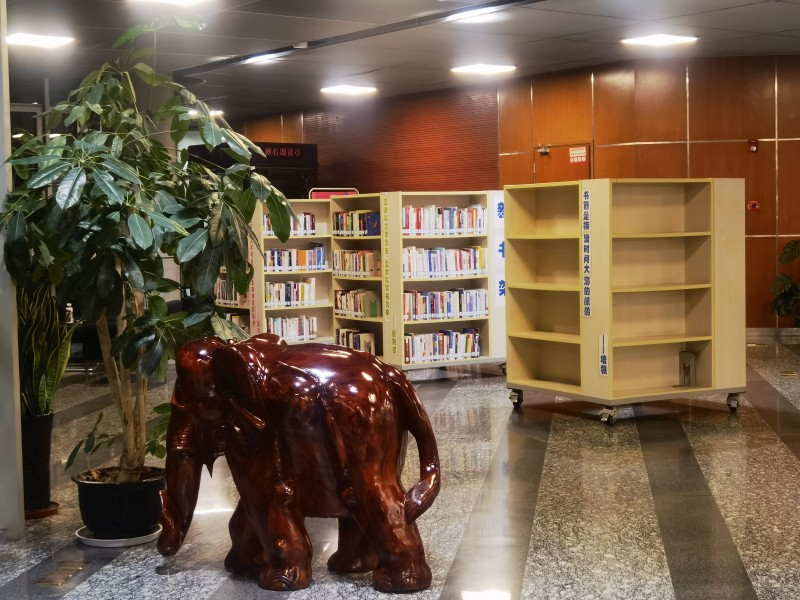
#> input picture 计算机视觉/Homework/Homework1/Programming5/image/l.jpg, 800 x 600 px
$ python main.py
#> lines starting #> are read from the running program, lines starting #| are printed output that depends on the picture
import random
import numpy as np
import matplotlib.pyplot as plt
import cv2
from tqdm import tqdm

def homogeneousLinearSquares(A):
    U,S,V=np.linalg.svd(A.T@A,full_matrices=False)
    ans=V[-1].T
    ans=ans/ans[0]
    return ans


def RANSAC(mpl,mpr,k,t,d,n=4):

    #compute H@mpr=mpl
    bestFit=None
    bestErr=0x7fffffffff

    for i in tqdm(range(k)):

        indices = random.sample(range(len(mpl)), n)

        A=np.zeros((8,9))

        for j in range(n):

            index=indices[j]
            # print(mpl[index])
            # print(mpr[index])
            # input('enter')
            row_num=j*2

            A[ row_num][0]=mpr[index][0]
            A[ row_num][1]=mpr[index][1]
            A[ row_num][2]=1
            A[row_num][6]=-mpr[index][0]*mpl[index][0]
            A[row_num][7]=-mpr[index][1]*mpl[index][0]
            A[row_num][8]=-mpl[index][0]

            A[row_num+1][3]=mpr[index][0]
            A[row_num+1][4]=mpr[index][1]
            A[row_num+1][5]=1
            A[row_num+1][6]=-mpr[index][0]*mpl[index][1]
            A[row_num+1][7]=-mpr[index][1]*mpl[index][1]
            A[row_num+1][8]=-mpl[index][1]
        #print("A",A)
        model=homogeneousLinearSquares(A)
        #print(model)
        H=np.zeros((3,3))
        for _ in range(model.shape[0]):
            H[int(_/3)][_%3]=model[_]
        #print("H",H)

        alsoInliers=[]
        #input("enter")
        for j in range(len(mpl)):

            l_point=mpl[j]
            r_point=mpr[j]
            c_applied_r_point=H@np.array([[r_point[0]],[r_point[1]],[1]])
            applied_r_point=np.array([c_applied_r_point[0]/c_applied_r_point[2],
                                      c_applied_r_point[1]/c_applied_r_point[2]])
            distance=(l_point[0]-applied_r_point[0])**2+(l_point[1]-applied_r_point[1])**2
            # [8 lines of commented-out code are left out]
            if distance<t:
                alsoInliers.append(j)

        inlierNum=len(alsoInliers)
        #print(inlierNum)
        #input('enter')
        if inlierNum>=d:
           # print("yes")
            A=np.zeros((2*inlierNum,9))
            for _ in range(inlierNum):
                index=alsoInliers[_]
                row_num=_*2
                A[row_num][0]=mpr[index][0]
                A[row_num][1]=mpr[index][1]
                A[row_num][2]=1
                A[row_num][6]=-mpr[index][0]*mpl[index][0]
                A[row_num][7]=-mpr[index][1]*mpl[index][0]
                A[row_num][8]=-mpl[index][0]

                A[row_num+1][3]=mpr[index][0]
                A[row_num+1][4]=mpr[index][1]
                A[row_num+1][5]=1
                A[row_num+1][6]=-mpr[index][0]*mpl[index][1]
                A[row_num+1][7]=-mpr[index][1]*mpl[index][1]
                A[row_num+1][8]=-mpl[index][1]

            betterModel= homogeneousLinearSquares(A)
            betterH=np.zeros((3,3))
            for _ in range(model.shape[0]):
                betterH[int(_/3)][_%3]=betterModel[_]
            thisErr=0.0
            for j in range(len(mpl)):
                l_point=mpl[j]
                r_point=mpr[j]

                c_applied_r_point=H@np.array([[r_point[0]],[r_point[1]],[1]])
                applied_r_point=np.array([c_applied_r_point[0]/c_applied_r_point[2],
                                        c_applied_r_point[1]/c_applied_r_point[2]])
                distance=(l_point[0]-applied_r_point[0])**2+(l_point[1]-applied_r_point[1])**2

                thisErr+=distance


            if thisErr<bestErr:
                bestFit=betterH
                bestErr=thisErr
    return bestFit


def siftFeatures(image):

    grayimage=cv2.cvtColor(image,cv2.COLOR_BGR2GRAY)
    sift = cv2.SIFT_create(nfeatures=500)
    keypoints, descriptors = sift.detectAndCompute(image, None)
    return keypoints,descriptors

def keypointMatch(kpsl,dcpsl,kpsr,dcpsr):
    # create Brute-Force match object
    bf = cv2.BFMatcher(cv2.NORM_L2, crossCheck=True)

    # match
    matches = bf.match(dcpsl,dcpsr)

    # sort by distance
    matches = sorted(matches, key=lambda x: x.distance)

    # distract coordinates
    mpl = [kpsl[m.queryIdx].pt for m in matches]
    mpr = [kpsr[m.trainIdx].pt for m in matches]
    return mpl,mpr,matches

def main():

    imgl=cv2.imread('image/l.jpg')
#> imgl is the input picture: shape (600, 800, 3); mean B, G, R 72.3, 93.2, 114.8
    imgr=cv2.imread('image/r.jpg')
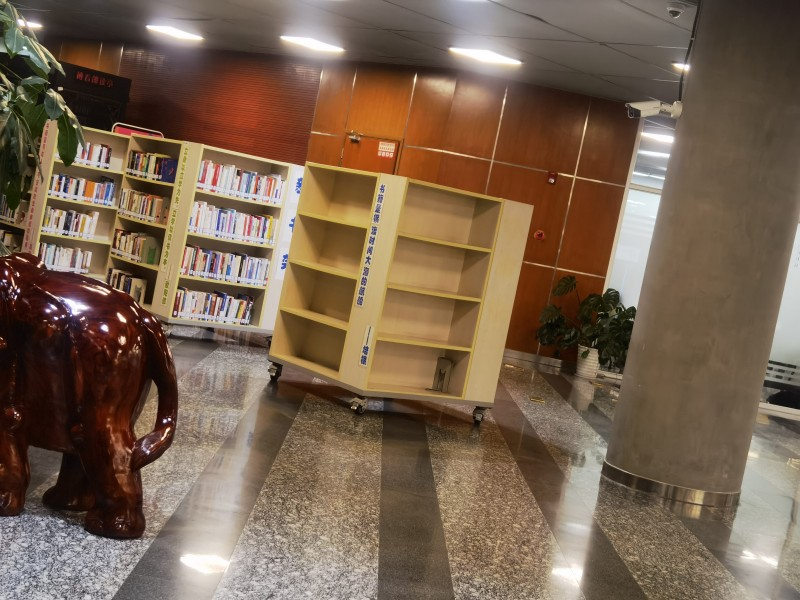
#> input picture 计算机视觉/Homework/Homework1/Programming5/image/r.jpg, 800 x 600 px
#> imgr is the input picture: shape (600, 800, 3); mean B, G, R 79.4, 98.8, 120.8

    kpsl, dcpsl=siftFeatures(imgl)
#> in siftFeatures, `grayimage=cv2.cvtColor(image,cv2.COLOR_BGR2GRAY)`:
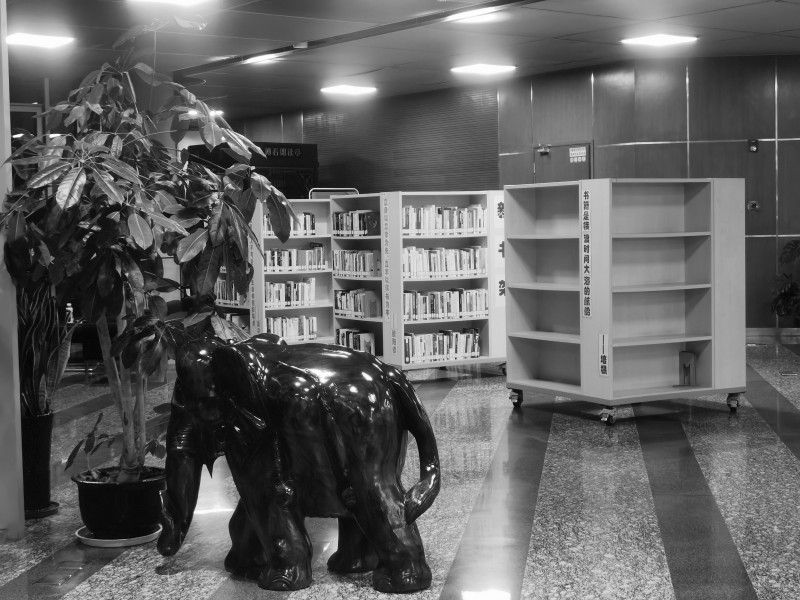
#> grayimage: shape (600, 800); min 2, max 255, mean 97.3
#> in siftFeatures, `keypoints, descriptors = sift.detectAndCompute(image, None)`: keypoints = 500 keypoints; strongest (x, y, size): (203, 352, 3.7), (428, 469, 2.4), (372, 398, 4.9), (353, 389, 4.5)
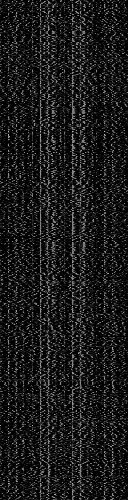
#> dcpsl: shape (500, 128) float32; min 0, max 186, mean 26.7
#> kpsl has the same summary as keypoints in siftFeatures
    imgl_with_kps=cv2.drawKeypoints(imgl,  kpsl,None)
    cv2.imwrite("image/imgl_with_kps.jpg",imgl_with_kps)

    kpsr, dcpsr=siftFeatures(imgr)
#> in siftFeatures (call 2), `grayimage=cv2.cvtColor(image,cv2.COLOR_BGR2GRAY)`:
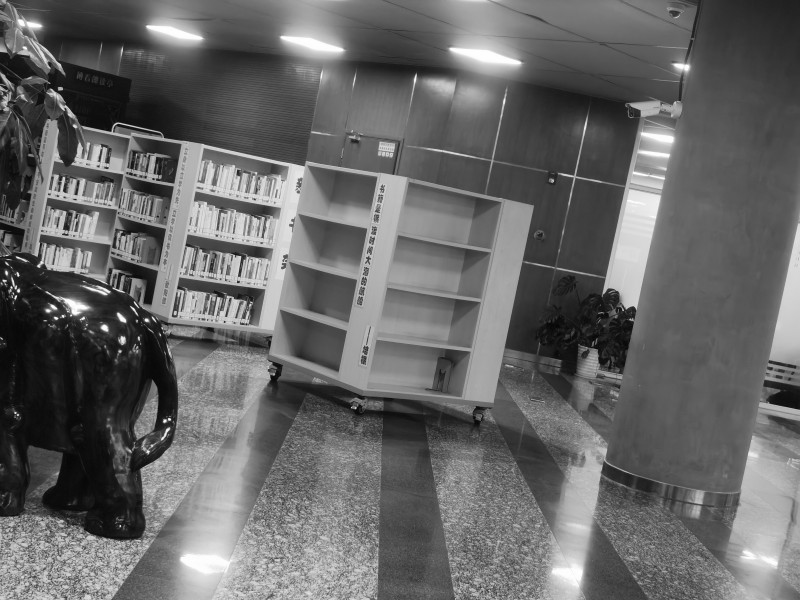
#> grayimage: shape (600, 800); min 1, max 255, mean 103.2
#> in siftFeatures (call 2), `keypoints, descriptors = sift.detectAndCompute(image, None)`: keypoints = 500 keypoints; strongest (x, y, size): (18, 291, 2.1), (169, 419, 1.8), (146, 320, 2.7), (165, 421, 2.4)
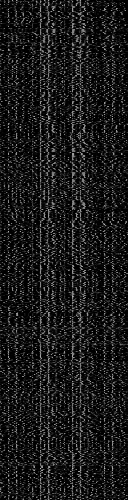
#> dcpsr: shape (500, 128) float32; min 0, max 187, mean 26.3
#> kpsr has the same summary as keypoints in siftFeatures
    imgr_with_kps=cv2.drawKeypoints(imgr,  kpsr,None)
    cv2.imwrite("image/imgr_with_kps.jpg",imgr_with_kps)

    mpl,mpr,matches=keypointMatch(kpsl,dcpsl,kpsr,dcpsr)
#> in keypointMatch, `matches = bf.match(dcpsl,dcpsr)`: matches = 264 matches
#> in keypointMatch, `mpl = [kpsl[m.queryIdx].pt for m in matches]`: mpl = 264 pairs, first value 13.02 to 754.5, second value 18.09 to 586
#> in keypointMatch, `mpr = [kpsr[m.trainIdx].pt for m in matches]`: mpr = 264 pairs, first value 4.14 to 698.3, second value 25.4 to 583.8
#> matches = 264 matches
    match_image = cv2.drawMatches(imgl, kpsl, imgr, kpsr, matches, None,flags=cv2.DrawMatchesFlags_NOT_DRAW_SINGLE_POINTS)
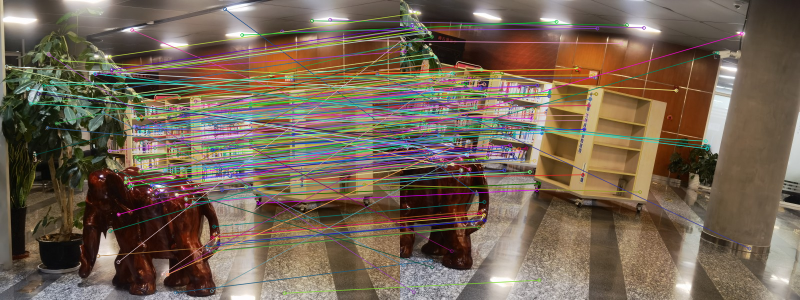
#> match_image: shape (600, 1600, 3) (shown at 1/2 size); mean B, G, R 84.3, 100.2, 116.4
    cv2.imwrite('image/match_image.jpg',match_image)

    if(len(mpl)<4):
        print("match failure")
        exit(0)

    H=RANSAC(mpl,mpr,k=1000,t=10000,d=225,n=4)
#> the loop in RANSAC, `for i in tqdm(range(k)): ` made 1000 passes
#> indices on passes 1 to 3: [197, 215, 20, 132], [261, 248, 207, 155], [244, 183, 111, 258]
#> after the loop in RANSAC, `for i in tqdm(range(k)):`: bestErr = [4876178.4]; bestFit = [[1, 0.0511, 343.1], [-0.433, 1.09, 204.6], [-0.000591, -0.000619, 1.61]]
#> H has the same summary as bestFit in RANSAC

    if H is None:
        print("solve H failure")
        exit(0)

    perspective_imgr=cv2.warpPerspective(imgr, H, (imgl.shape[1] + imgr.shape[1], imgl.shape[0]))
    cv2.imwrite('image/perspective_imgr.jpg',perspective_imgr)

    panoroma_image=perspective_imgr
    print(panoroma_image.shape)
#| (600, 1600, 3)
    notblack=np.sum(panoroma_image,axis=2)
    for i in range(imgl.shape[0]):
        for j in range(imgr.shape[1]):
            if(notblack[i][j]==0):
                panoroma_image[i,j,:]=imgl[i,j,:]
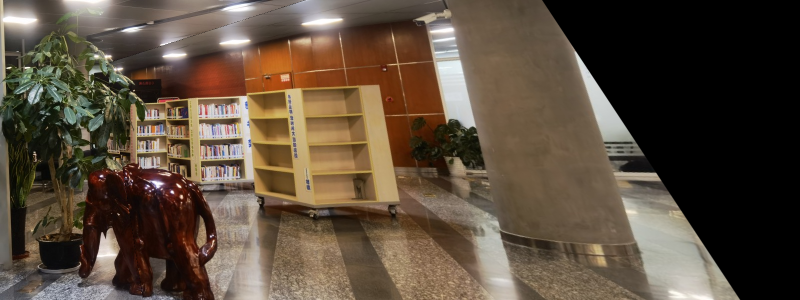
#> panoroma_image: shape (600, 1600, 3) (shown at 1/2 size); mean B, G, R 60.8, 76.3, 91

    cv2.imwrite('image/panoroma_image.jpg',panoroma_image)

if __name__=='__main__':
    main()
